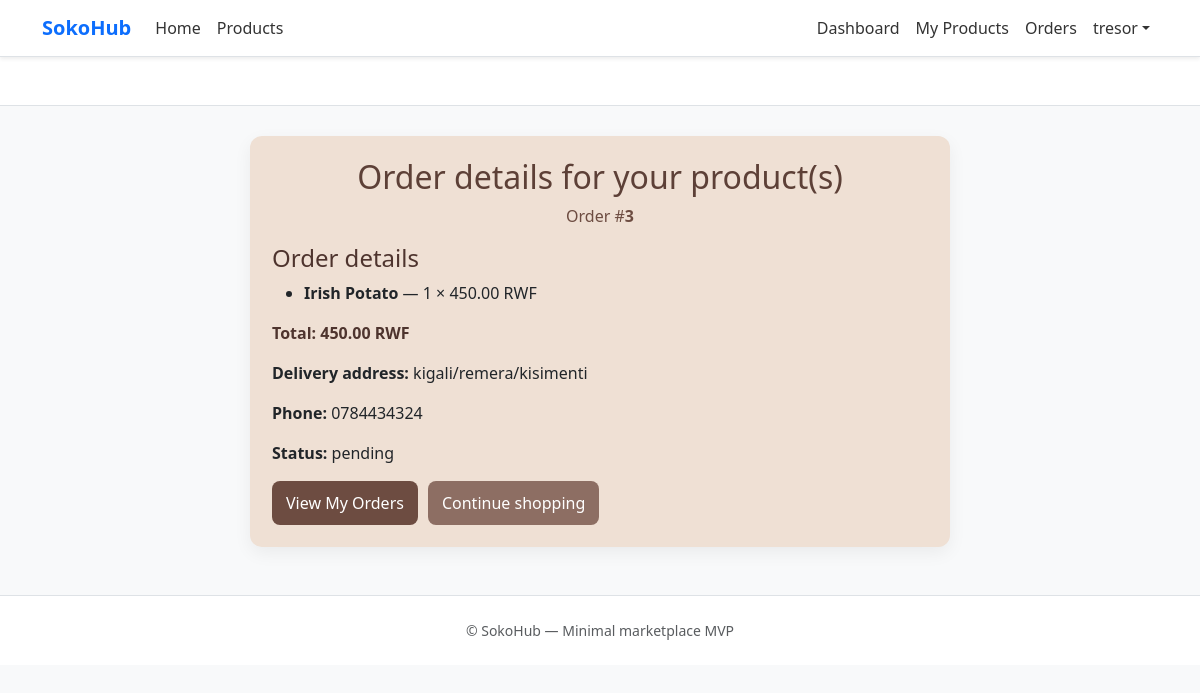
Page /orders/confirmation/3/ (signed in) on the committed database.
### accounts/models.py (models this page shows, shortened)
class CustomUser(AbstractUser):
    VENDOR = 'vendor'
    CUSTOMER = 'customer'
    USER_TYPE_CHOICES = [
        (VENDOR, 'Vendor'),
        (CUSTOMER, 'Customer'),
    ]
    user_type = models.CharField(max_length=20, choices=USER_TYPE_CHOICES, default=CUSTOMER)
    email = models.EmailField(blank=False)
    phone = models.CharField(max_length=20, blank=True)
    location = models.CharField(max_length=100, blank=True)

### orders/models.py (models this page shows, shortened)
class Order(models.Model):
    STATUS_PENDING = 'pending'
    STATUS_COMPLETED = 'completed'
    STATUS_CHOICES = [
        (STATUS_PENDING, 'Pending'),
        (STATUS_COMPLETED, 'Completed'),
    ]
    customer = models.ForeignKey(settings.AUTH_USER_MODEL, on_delete=models.CASCADE, related_name='orders')
    total = models.DecimalField(decimal_places=2, max_digits=12, validators=[MinValueValidator(0)])
    status = models.CharField(max_length=20, choices=STATUS_CHOICES, default=STATUS_PENDING)
    delivery_address = models.TextField()
    phone = models.CharField(max_length=20)
    created_at = models.DateTimeField(auto_now_add=True)
    class Meta:
        ordering = ['-created_at']

class OrderItem(models.Model):
    order = models.ForeignKey(Order, on_delete=models.CASCADE, related_name='items')
    product = models.ForeignKey('products.Product', on_delete=models.CASCADE)
    quantity = models.PositiveIntegerField(default=1)
    price = models.DecimalField(decimal_places=2, max_digits=10, validators=[MinValueValidator(0)])

### products/models.py (models this page shows, shortened)
class Product(models.Model):
    STATUS_ACTIVE = 'active'
    STATUS_INACTIVE = 'inactive'
    STATUS_CHOICES = [
        (STATUS_ACTIVE, 'Active'),
        (STATUS_INACTIVE, 'Inactive'),
    ]
    vendor = models.ForeignKey(settings.AUTH_USER_MODEL, on_delete=models.CASCADE, related_name='products')
    name = models.CharField(max_length=200)
    description = models.TextField(blank=True)
    price = models.DecimalField(decimal_places=2, max_digits=10, validators=[MinValueValidator(0)])
    stock = models.PositiveIntegerField(default=0)
    image = models.ImageField(upload_to='products/', blank=True, null=True)
    status = models.CharField(max_length=20, choices=STATUS_CHOICES, default=STATUS_ACTIVE)
    created_at = models.DateTimeField(auto_now_add=True)
    class Meta:
        ordering = ['-created_at']

### orders/views.py (the view)
# urls.py: path('confirmation/<int:order_id>/', views.confirmation, name='confirmation'),
@login_required
def confirmation(request, order_id):
    order = Order.objects.filter(id=order_id).first()
    if not order:
        messages.error(request, "Order not found.")
        return redirect('products:product_list')
    user_is_customer = (order.customer == request.user)
    user_is_staff = getattr(request.user, 'is_staff', False) or getattr(request.user, 'is_superuser', False)
    user_is_vendor = getattr(request.user, 'user_type', None) == 'vendor'
    vendor_has_item = False
    if user_is_vendor:
        vendor_has_item = OrderItem.objects.filter(order=order, product__vendor=request.user).exists()
    if not (user_is_customer or user_is_staff or vendor_has_item):
        messages.error(request, "Order not found or you don't have permission to view it.")
        if user_is_vendor:
            return redirect('orders:vendor_orders')
        return redirect('orders:my_orders')
    items = OrderItem.objects.filter(order=order)
    if user_is_customer:
        viewer_role = 'customer'
    elif user_is_vendor and vendor_has_item:
        viewer_role = 'vendor'
    elif user_is_staff:
        viewer_role = 'staff'
    else:
        viewer_role = 'other'
    return render(request, 'confirmation.html', {'order': order, 'items': items, 'viewer_role': viewer_role})

### templates/confirmation.html
{% extends "base.html" %}
{% block content %}
<div style="max-width:700px; margin:30px auto; background:#efe0d4; border-radius:12px; padding:22px; box-shadow:0 6px 18px rgba(0,0,0,0.06);">
  {% if viewer_role == 'customer' %}
    <h2 style="color:#5d4037; text-align:center;">Thank you — order placed!</h2>
    <p style="text-align:center; color:#6d4c41;">Order #<strong>{{ order.id }}</strong></p>
  {% elif viewer_role == 'vendor' %}
    <h2 style="color:#5d4037; text-align:center;">Order details for your product(s)</h2>
    <p style="text-align:center; color:#6d4c41;">Order #<strong>{{ order.id }}</strong></p>
  {% elif viewer_role == 'staff' %}
    <h2 style="color:#5d4037; text-align:center;">Order details (admin view)</h2>
    <p style="text-align:center; color:#6d4c41;">Order #<strong>{{ order.id }}</strong></p>
  {% else %}
    <h2 style="color:#5d4037; text-align:center;">Order details</h2>
    <p style="text-align:center; color:#6d4c41;">Order #<strong>{{ order.id }}</strong></p>
  {% endif %}
  <div style="margin-top:12px;">
    <h4 style="color:#4e342e;">Order details</h4>
    <ul>
      {% for item in items %}
        <li style="margin-bottom:6px;">
          <strong>{{ item.product.name }}</strong> — {{ item.quantity }} × {{ item.price }} RWF
        </li>
      {% endfor %}
    </ul>
    <p style="font-weight:600; color:#4e342e;">Total: {{ order.total }} RWF</p>
    <p><strong>Delivery address:</strong> {{ order.delivery_address }}</p>
    <p><strong>Phone:</strong> {{ order.phone }}</p>
    <p><strong>Status:</strong> {{ order.status }}</p>
    <div style="margin-top:14px; display:flex; gap:10px;">
      <a href="{% url 'orders:my_orders' %}" style="background: #6d4c41; color:white; padding:10px 14px; border-radius:8px; text-decoration:none;">View My Orders</a>
      <a href="{% url 'products:product_list' %}" style="background:#8d6e63; color:white; padding:10px 14px; border-radius:8px; text-decoration:none;">Continue shopping</a>
    </div>
  </div>
</div>
{% endblock %}

### templates/base.html (shortened to what this page needs)
{% load static %}
<!DOCTYPE html>
<html lang="en">
<head>
        <link href="https://cdn.jsdelivr.net/npm/bootstrap@5.3.3/dist/css/bootstrap.min.css" rel="stylesheet">
        <link href="{% static 'css/styles.css' %}" rel="stylesheet">
</head>
<body class="bg-light">
<nav class="navbar navbar-expand-lg navbar-white bg-white border-bottom shadow-sm">
    <div class="container">
        <a class="navbar-brand fw-bold text-primary" href="{% url 'home_page' %}">SokoHub</a>
        <div class="collapse navbar-collapse" id="mainNav">
            <ul class="navbar-nav me-auto mb-2 mb-lg-0">
                <li class="nav-item">
                    <a class="nav-link {% if request.path == '/' %}active{% endif %}" href="{% url 'home_page' %}">Home</a>
                </li>
                    <li class="nav-item">
                    <a class="nav-link {% if 'products' in request.path %}active{% endif %}" href="{% url 'products:product_list' %}">Products</a>
                </li>
            </ul>
            <ul class="navbar-nav mb-2 mb-lg-0">
                {% if request.user.is_authenticated %}
                    {% if request.user.user_type == 'vendor' %}
                        <li class="nav-item"><a class="nav-link" href="{% url 'products:vendor_dashboard' %}">Dashboard</a></li>
                        <li class="nav-item"><a class="nav-link" href="{% url 'products:vendor_products' %}">My Products</a></li>
                        <li class="nav-item"><a class="nav-link" href="{% url 'orders:vendor_orders' %}">Orders</a></li>
                    {% else %}
                        <li class="nav-item"><a class="nav-link" href="{% url 'orders:my_orders' %}">My Orders</a></li>
                    {% endif %}
                    <li class="nav-item dropdown">
                        <a class="nav-link dropdown-toggle" href="#" id="userMenu" role="button" data-bs-toggle="dropdown">{{ request.user.username }}</a>
                    </li>
                {% else %}
                    <li class="nav-item"><a class="nav-link" href="{% url 'login' %}">Login</a></li>
                    <li class="nav-item"><a class="nav-link btn btn-sm btn-primary text-white ms-2" href="{% url 'register' %}">Register</a></li>
                {% endif %}
            </ul>
        </div>
    </div>
</nav>
<header class="py-4 bg-white border-bottom mb-4">
</header>
<main class="container mb-5">
    {% block content %}{% endblock %}
</main>
<footer class="bg-white border-top py-4 mt-auto">
    <div class="container text-center text-muted small">
        © {{ now|date:'Y' }} SokoHub — Minimal marketplace MVP
    </div>
</footer>
</body>
</html>

### static/css/styles.css (style rules this page uses)
:root { --brand:#0d6efd; --muted:#6c757d; }
body { background:#f7f8fa;font-family:system-ui,-apple-system,Segoe UI,Roboto,'Helvetica Neue',Arial }
.navbar-brand { font-size:1.25rem }
.navbar .nav-link { color:#333 }
footer { color:#6c757d }

### rows in the picture
CustomUser: user.username "tresor"
Order: id "3", total "450.00", delivery_address "kigali/remera/kisimenti", phone "0784434324", status "pending"
OrderItem: product.name "Irish Potato", quantity "1", price "450.00"
